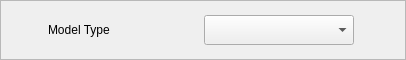
               <widget class="QFrame" name="Frame_Predict_ModelType">
                <property name="sizePolicy">
                 <sizepolicy hsizetype="Preferred" vsizetype="Fixed">
                  <horstretch>0</horstretch>
                  <verstretch>0</verstretch>
                 </sizepolicy>
                </property>
                <property name="minimumSize">
                 <size>
                  <width>0</width>
                  <height>60</height>
                 </size>
                </property>
                <property name="maximumSize">
                 <size>
                  <width>16777215</width>
                  <height>60</height>
                 </size>
                </property>
                <property name="styleSheet">
                 <string notr="true">QFrame#Frame_Predict_ModelType
{
	border-top:1px solid rgb(226, 226, 226);
	border-bottom:2px solid rgb(226, 226, 226);
	border-left:2px solid rgb(226, 226, 226);
	border-right:2px solid rgb(226, 226, 226);
	background-color: rgb(247, 247, 247);
}</string>
                </property>
                <property name="frameShape">
                 <enum>QFrame::StyledPanel</enum>
                </property>
                <property name="frameShadow">
                 <enum>QFrame::Raised</enum>
                </property>
                <layout class="QHBoxLayout" name="horizontalLayout_23">
                 <item>
                  <widget class="QLabel" name="Label_Predict_ModelType">
                   <property name="sizePolicy">
                    <sizepolicy hsizetype="Fixed" vsizetype="Fixed">
                     <horstretch>0</horstretch>
                     <verstretch>0</verstretch>
                    </sizepolicy>
                   </property>
                   <property name="minimumSize">
                    <size>
                     <width>30</width>
                     <height>30</height>
                    </size>
                   </property>
                   <property name="maximumSize">
                    <size>
                     <width>30</width>
                     <height>30</height>
                    </size>
                   </property>
                   <property name="styleSheet">
                    <string notr="true">border-image: url(:/Icon/State/RedLight.png);</string>
                   </property>
                   <property name="text">
                    <string/>
                   </property>
                  </widget>
                 </item>
                 <item>
                  <widget class="QLabel" name="label_26">
                   <property name="sizePolicy">
                    <sizepolicy hsizetype="Fixed" vsizetype="Fixed">
                     <horstretch>0</horstretch>
                     <verstretch>0</verstretch>
                    </sizepolicy>
                   </property>
                   <property name="minimumSize">
                    <size>
                     <width>150</width>
                     <height>30</height>
                    </size>
                   </property>
                   <property name="maximumSize">
                    <size>
                     <width>150</width>
                     <height>30</height>
                    </size>
                   </property>
                   <property name="styleSheet">
                    <string notr="true">QLabel
{
	border:0px;
	
	font: 87 10pt &quot;Arial Black&quot;;
}</string>
                   </property>
                   <property name="text">
                    <string>Model Type</string>
                   </property>
                  </widget>
                 </item>
                 <item>
                  <widget class="QComboBox" name="ComboBox_Predict_ModelType">
                   <property name="sizePolicy">
                    <sizepolicy hsizetype="Fixed" vsizetype="Fixed">
                     <horstretch>0</horstretch>
                     <verstretch>0</verstretch>
                    </sizepolicy>
                   </property>
                   <property name="minimumSize">
                    <size>
                     <width>150</width>
                     <height>30</height>
                    </size>
                   </property>
                   <property name="maximumSize">
                    <size>
                     <width>150</width>
                     <height>30</height>
                    </size>
                   </property>
                  </widget>
                 </item>
                 <item>
                  <spacer name="horizontalSpacer_12">
                   <property name="orientation">
                    <enum>Qt::Horizontal</enum>
                   </property>
                   <property name="sizeHint" stdset="0">
                    <size>
                     <width>40</width>
                     <height>20</height>
                    </size>
                   </property>
                  </spacer>
                 </item>
                </layout>
               </widget>
